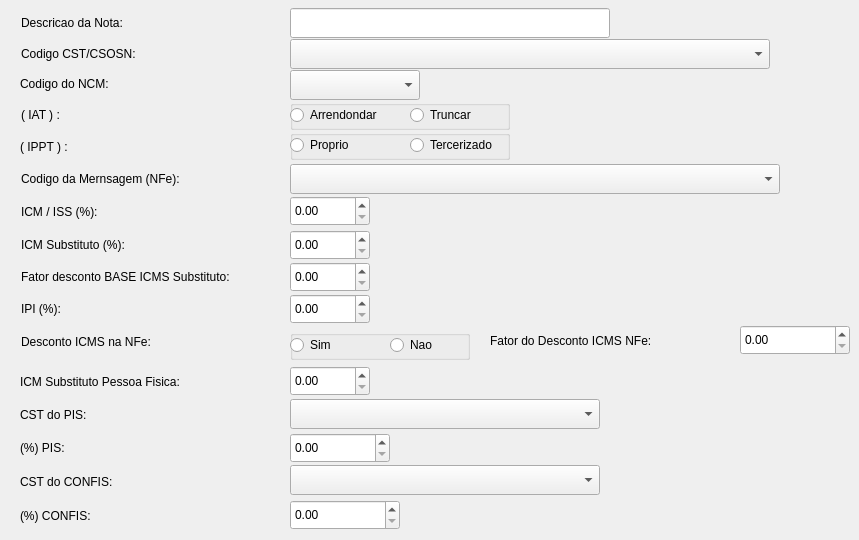
    <widget class="QWidget" name="tab_2">
     <attribute name="title">
      <string>Dados Fiscais</string>
     </attribute>
     <widget class="QLabel" name="label_23">
      <property name="geometry">
       <rect>
        <x>21</x>
        <y>294</y>
        <width>260</width>
        <height>30</height>
       </rect>
      </property>
      <property name="styleSheet">
       <string notr="true"/>
      </property>
      <property name="text">
       <string>IPI (%):</string>
      </property>
     </widget>
     <widget class="QLabel" name="label_17">
      <property name="geometry">
       <rect>
        <x>21</x>
        <y>327</y>
        <width>260</width>
        <height>30</height>
       </rect>
      </property>
      <property name="styleSheet">
       <string notr="true"/>
      </property>
      <property name="text">
       <string>Desconto ICMS na NFe:</string>
      </property>
     </widget>
     <widget class="QLabel" name="label_21">
      <property name="geometry">
       <rect>
        <x>21</x>
        <y>262</y>
        <width>260</width>
        <height>30</height>
       </rect>
      </property>
      <property name="styleSheet">
       <string notr="true"/>
      </property>
      <property name="text">
       <string>Fator desconto BASE ICMS Substituto:</string>
      </property>
     </widget>
     <widget class="QLabel" name="label_16">
      <property name="geometry">
       <rect>
        <x>21</x>
        <y>230</y>
        <width>260</width>
        <height>30</height>
       </rect>
      </property>
      <property name="styleSheet">
       <string notr="true"/>
      </property>
      <property name="text">
       <string>ICM Substituto (%):</string>
      </property>
     </widget>
     <widget class="QLabel" name="label_12">
      <property name="geometry">
       <rect>
        <x>21</x>
        <y>8</y>
        <width>260</width>
        <height>30</height>
       </rect>
      </property>
      <property name="styleSheet">
       <string notr="true"/>
      </property>
      <property name="text">
       <string>Descricao da Nota:</string>
      </property>
     </widget>
     <widget class="QLabel" name="label_15">
      <property name="geometry">
       <rect>
        <x>21</x>
        <y>196</y>
        <width>260</width>
        <height>32</height>
       </rect>
      </property>
      <property name="styleSheet">
       <string notr="true"/>
      </property>
      <property name="text">
       <string>ICM / ISS (%):</string>
      </property>
     </widget>
     <widget class="QLabel" name="label_14">
      <property name="geometry">
       <rect>
        <x>21</x>
        <y>164</y>
        <width>260</width>
        <height>30</height>
       </rect>
      </property>
      <property name="styleSheet">
       <string notr="true"/>
      </property>
      <property name="text">
       <string>Codigo da Mernsagem (NFe):</string>
      </property>
     </widget>
     <widget class="QLabel" name="label_5">
      <property name="geometry">
       <rect>
        <x>21</x>
        <y>100</y>
        <width>260</width>
        <height>30</height>
       </rect>
      </property>
      <property name="styleSheet">
       <string notr="true"/>
      </property>
      <property name="text">
       <string>( IAT ) :</string>
      </property>
     </widget>
     <widget class="QLabel" name="label_4">
      <property name="geometry">
       <rect>
        <x>20</x>
        <y>70</y>
        <width>260</width>
        <height>28</height>
       </rect>
      </property>
      <property name="styleSheet">
       <string notr="true"/>
      </property>
      <property name="text">
       <string>Codigo do NCM:</string>
      </property>
     </widget>
     <widget class="QLabel" name="label_13">
      <property name="geometry">
       <rect>
        <x>21</x>
        <y>40</y>
        <width>260</width>
        <height>28</height>
       </rect>
      </property>
      <property name="styleSheet">
       <string notr="true"/>
      </property>
      <property name="text">
       <string>Codigo CST/CSOSN:</string>
      </property>
     </widget>
     <widget class="QLabel" name="label_25">
      <property name="geometry">
       <rect>
        <x>490</x>
        <y>326</y>
        <width>240</width>
        <height>30</height>
       </rect>
      </property>
      <property name="styleSheet">
       <string notr="true"/>
      </property>
      <property name="text">
       <string>Fator do Desconto ICMS NFe:</string>
      </property>
     </widget>
     <widget class="QLabel" name="label_49">
      <property name="geometry">
       <rect>
        <x>20</x>
        <y>367</y>
        <width>260</width>
        <height>30</height>
       </rect>
      </property>
      <property name="styleSheet">
       <string notr="true"/>
      </property>
      <property name="text">
       <string>ICM Substituto Pessoa Fisica:</string>
      </property>
     </widget>
     <widget class="QLabel" name="label_50">
      <property name="geometry">
       <rect>
        <x>20</x>
        <y>400</y>
        <width>260</width>
        <height>30</height>
       </rect>
      </property>
      <property name="styleSheet">
       <string notr="true"/>
      </property>
      <property name="text">
       <string>CST do PIS:</string>
      </property>
     </widget>
     <widget class="QLabel" name="label_51">
      <property name="geometry">
       <rect>
        <x>20</x>
        <y>433</y>
        <width>260</width>
        <height>30</height>
       </rect>
      </property>
      <property name="styleSheet">
       <string notr="true"/>
      </property>
      <property name="text">
       <string>(%) PIS:</string>
      </property>
     </widget>
     <widget class="QLabel" name="label_52">
      <property name="geometry">
       <rect>
        <x>20</x>
        <y>467</y>
        <width>260</width>
        <height>30</height>
       </rect>
      </property>
      <property name="styleSheet">
       <string notr="true"/>
      </property>
      <property name="text">
       <string>CST do CONFIS:</string>
      </property>
     </widget>
     <widget class="QLabel" name="label_53">
      <property name="geometry">
       <rect>
        <x>20</x>
        <y>501</y>
        <width>260</width>
        <height>30</height>
       </rect>
      </property>
      <property name="styleSheet">
       <string notr="true"/>
      </property>
      <property name="text">
       <string>(%) CONFIS:</string>
      </property>
     </widget>
     <widget class="QLineEdit" name="mdescri1">
      <property name="geometry">
       <rect>
        <x>290</x>
        <y>8</y>
        <width>320</width>
        <height>30</height>
       </rect>
      </property>
      <property name="maxLength">
       <number>50</number>
      </property>
     </widget>
     <widget class="QComboBox" name="comboBox_7">
      <property name="geometry">
       <rect>
        <x>290</x>
        <y>39</y>
        <width>480</width>
        <height>30</height>
       </rect>
      </property>
     </widget>
     <widget class="QComboBox" name="comboBox_8">
      <property name="geometry">
       <rect>
        <x>290</x>
        <y>70</y>
        <width>130</width>
        <height>30</height>
       </rect>
      </property>
     </widget>
     <widget class="QLabel" name="label_11">
      <property name="geometry">
       <rect>
        <x>20</x>
        <y>132</y>
        <width>260</width>
        <height>30</height>
       </rect>
      </property>
      <property name="styleSheet">
       <string notr="true"/>
      </property>
      <property name="text">
       <string>( IPPT ) :</string>
      </property>
     </widget>
     <widget class="QComboBox" name="comboBox_9">
      <property name="geometry">
       <rect>
        <x>290</x>
        <y>164</y>
        <width>490</width>
        <height>30</height>
       </rect>
      </property>
     </widget>
     <widget class="QDoubleSpinBox" name="doubleSpinBox_14">
      <property name="geometry">
       <rect>
        <x>290</x>
        <y>196</y>
        <width>80</width>
        <height>30</height>
       </rect>
      </property>
     </widget>
     <widget class="QDoubleSpinBox" name="doubleSpinBox_15">
      <property name="geometry">
       <rect>
        <x>290</x>
        <y>230</y>
        <width>80</width>
        <height>30</height>
       </rect>
      </property>
     </widget>
     <widget class="QDoubleSpinBox" name="doubleSpinBox_16">
      <property name="geometry">
       <rect>
        <x>290</x>
        <y>262</y>
        <width>80</width>
        <height>30</height>
       </rect>
      </property>
     </widget>
     <widget class="QDoubleSpinBox" name="doubleSpinBox_17">
      <property name="geometry">
       <rect>
        <x>290</x>
        <y>294</y>
        <width>80</width>
        <height>30</height>
       </rect>
      </property>
     </widget>
     <widget class="QDoubleSpinBox" name="doubleSpinBox_18">
      <property name="geometry">
       <rect>
        <x>740</x>
        <y>325</y>
        <width>110</width>
        <height>30</height>
       </rect>
      </property>
     </widget>
     <widget class="QDoubleSpinBox" name="doubleSpinBox_19">
      <property name="geometry">
       <rect>
        <x>290</x>
        <y>366</y>
        <width>80</width>
        <height>30</height>
       </rect>
      </property>
     </widget>
     <widget class="QComboBox" name="comboBox_10">
      <property name="geometry">
       <rect>
        <x>290</x>
        <y>399</y>
        <width>310</width>
        <height>30</height>
       </rect>
      </property>
     </widget>
     <widget class="QDoubleSpinBox" name="doubleSpinBox_20">
      <property name="geometry">
       <rect>
        <x>290</x>
        <y>433</y>
        <width>100</width>
        <height>30</height>
       </rect>
      </property>
     </widget>
     <widget class="QComboBox" name="comboBox_11">
      <property name="geometry">
       <rect>
        <x>290</x>
        <y>465</y>
        <width>310</width>
        <height>30</height>
       </rect>
      </property>
     </widget>
     <widget class="QDoubleSpinBox" name="doubleSpinBox_21">
      <property name="geometry">
       <rect>
        <x>290</x>
        <y>500</y>
        <width>110</width>
        <height>30</height>
       </rect>
      </property>
     </widget>
     <widget class="QGroupBox" name="groupBox_7">
      <property name="geometry">
       <rect>
        <x>290</x>
        <y>100</y>
        <width>220</width>
        <height>30</height>
       </rect>
      </property>
      <property name="title">
       <string/>
      </property>
      <widget class="QRadioButton" name="rb_iat_t">
       <property name="geometry">
        <rect>
         <x>120</x>
         <y>0</y>
         <width>100</width>
         <height>30</height>
        </rect>
       </property>
       <property name="text">
        <string>Truncar</string>
       </property>
      </widget>
      <widget class="QRadioButton" name="rb_iat_a">
       <property name="geometry">
        <rect>
         <x>0</x>
         <y>0</y>
         <width>100</width>
         <height>30</height>
        </rect>
       </property>
       <property name="text">
        <string>Arrendondar</string>
       </property>
      </widget>
     </widget>
     <widget class="QGroupBox" name="groupBox_8">
      <property name="geometry">
       <rect>
        <x>290</x>
        <y>130</y>
        <width>220</width>
        <height>30</height>
       </rect>
      </property>
      <property name="title">
       <string/>
      </property>
      <widget class="QRadioButton" name="rb_ippt_t">
       <property name="geometry">
        <rect>
         <x>120</x>
         <y>0</y>
         <width>100</width>
         <height>30</height>
        </rect>
       </property>
       <property name="text">
        <string>Tercerizado</string>
       </property>
      </widget>
      <widget class="QRadioButton" name="rb_ippt_p">
       <property name="geometry">
        <rect>
         <x>0</x>
         <y>0</y>
         <width>100</width>
         <height>30</height>
        </rect>
       </property>
       <property name="text">
        <string>Proprio</string>
       </property>
      </widget>
     </widget>
     <widget class="QGroupBox" name="groupBox_9">
      <property name="geometry">
       <rect>
        <x>290</x>
        <y>330</y>
        <width>180</width>
        <height>30</height>
       </rect>
      </property>
      <property name="title">
       <string/>
      </property>
      <widget class="QRadioButton" name="rb_desc_icm_nao">
       <property name="geometry">
        <rect>
         <x>100</x>
         <y>0</y>
         <width>80</width>
         <height>30</height>
        </rect>
       </property>
       <property name="text">
        <string>Nao</string>
       </property>
      </widget>
      <widget class="QRadioButton" name="rb_desc_icm_sim">
       <property name="geometry">
        <rect>
         <x>0</x>
         <y>0</y>
         <width>89</width>
         <height>30</height>
        </rect>
       </property>
       <property name="text">
        <string>Sim</string>
       </property>
      </widget>
     </widget>
    </widget>
